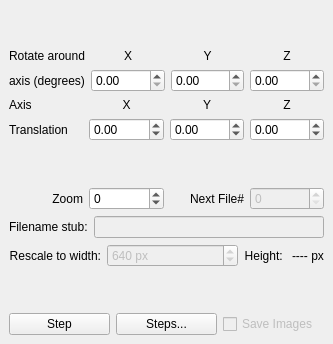
  <widget class="QDockWidget" name="AnimDock">
   <property name="sizePolicy">
    <sizepolicy hsizetype="Preferred" vsizetype="Minimum">
     <horstretch>0</horstretch>
     <verstretch>0</verstretch>
    </sizepolicy>
   </property>
   <property name="minimumSize">
    <size>
     <width>333</width>
     <height>267</height>
    </size>
   </property>
   <property name="features">
    <set>QDockWidget::DockWidgetFloatable|QDockWidget::DockWidgetMovable</set>
   </property>
   <property name="windowTitle">
    <string>Animation (F7)</string>
   </property>
   <attribute name="dockWidgetArea">
    <number>1</number>
   </attribute>
   <widget class="QWidget" name="dockWidgetContents_6">
    <layout class="QVBoxLayout" name="verticalLayout_11">
     <item>
      <spacer name="verticalSpacer">
       <property name="orientation">
        <enum>Qt::Vertical</enum>
       </property>
       <property name="sizeHint" stdset="0">
        <size>
         <width>20</width>
         <height>40</height>
        </size>
       </property>
      </spacer>
     </item>
     <item>
      <layout class="QGridLayout" name="gridLayout">
       <item row="0" column="0">
        <widget class="QLabel" name="label_9">
         <property name="text">
          <string>Rotate around</string>
         </property>
        </widget>
       </item>
       <item row="0" column="1">
        <widget class="QLabel" name="label_3">
         <property name="text">
          <string>X</string>
         </property>
         <property name="alignment">
          <set>Qt::AlignCenter</set>
         </property>
        </widget>
       </item>
       <item row="0" column="2">
        <widget class="QLabel" name="label_6">
         <property name="text">
          <string>Y</string>
         </property>
         <property name="alignment">
          <set>Qt::AlignCenter</set>
         </property>
        </widget>
       </item>
       <item row="0" column="3">
        <widget class="QLabel" name="label_5">
         <property name="text">
          <string>Z</string>
         </property>
         <property name="alignment">
          <set>Qt::AlignCenter</set>
         </property>
        </widget>
       </item>
       <item row="1" column="0">
        <widget class="QLabel" name="label_10">
         <property name="text">
          <string>axis (degrees)</string>
         </property>
        </widget>
       </item>
       <item row="1" column="1">
        <widget class="QDoubleSpinBox" name="SpinXInc"/>
       </item>
       <item row="1" column="2">
        <widget class="QDoubleSpinBox" name="SpinYInc"/>
       </item>
       <item row="1" column="3">
        <widget class="QDoubleSpinBox" name="SpinZInc"/>
       </item>
      </layout>
     </item>
     <item>
      <layout class="QGridLayout" name="gridLayout_3">
       <item row="0" column="0">
        <widget class="QLabel" name="label_19">
         <property name="text">
          <string>Axis</string>
         </property>
        </widget>
       </item>
       <item row="0" column="1">
        <widget class="QLabel" name="label_20">
         <property name="text">
          <string>X</string>
         </property>
         <property name="alignment">
          <set>Qt::AlignCenter</set>
         </property>
        </widget>
       </item>
       <item row="0" column="2">
        <widget class="QLabel" name="label_21">
         <property name="text">
          <string>Y</string>
         </property>
         <property name="alignment">
          <set>Qt::AlignCenter</set>
         </property>
        </widget>
       </item>
       <item row="0" column="3">
        <widget class="QLabel" name="label_22">
         <property name="text">
          <string>Z</string>
         </property>
         <property name="alignment">
          <set>Qt::AlignCenter</set>
         </property>
        </widget>
       </item>
       <item row="1" column="0">
        <widget class="QLabel" name="label_23">
         <property name="text">
          <string>Translation</string>
         </property>
        </widget>
       </item>
       <item row="1" column="1">
        <widget class="QDoubleSpinBox" name="XTrans">
         <property name="minimum">
          <double>-99.989999999999995</double>
         </property>
        </widget>
       </item>
       <item row="1" column="2">
        <widget class="QDoubleSpinBox" name="YTrans">
         <property name="minimum">
          <double>-99.989999999999995</double>
         </property>
        </widget>
       </item>
       <item row="1" column="3">
        <widget class="QDoubleSpinBox" name="ZTrans">
         <property name="minimum">
          <double>-99.989999999999995</double>
         </property>
        </widget>
       </item>
      </layout>
     </item>
     <item>
      <spacer name="verticalSpacer_2">
       <property name="orientation">
        <enum>Qt::Vertical</enum>
       </property>
       <property name="sizeHint" stdset="0">
        <size>
         <width>20</width>
         <height>40</height>
        </size>
       </property>
      </spacer>
     </item>
     <item>
      <layout class="QHBoxLayout" name="horizontalLayout_2">
       <item>
        <widget class="QLabel" name="label_11">
         <property name="text">
          <string>Zoom</string>
         </property>
         <property name="alignment">
          <set>Qt::AlignRight|Qt::AlignTrailing|Qt::AlignVCenter</set>
         </property>
        </widget>
       </item>
       <item>
        <widget class="QSpinBox" name="AnimSpinZoom">
         <property name="minimum">
          <number>-100</number>
         </property>
         <property name="maximum">
          <number>100</number>
         </property>
         <property name="value">
          <number>0</number>
         </property>
        </widget>
       </item>
       <item>
        <widget class="QLabel" name="label">
         <property name="text">
          <string>Next File#</string>
         </property>
         <property name="alignment">
          <set>Qt::AlignRight|Qt::AlignTrailing|Qt::AlignVCenter</set>
         </property>
        </widget>
       </item>
       <item>
        <widget class="QSpinBox" name="AnimSpinFileNum">
         <property name="enabled">
          <bool>false</bool>
         </property>
         <property name="maximum">
          <number>99999</number>
         </property>
        </widget>
       </item>
      </layout>
     </item>
     <item>
      <layout class="QHBoxLayout" name="horizontalLayout_8">
       <item>
        <widget class="QLabel" name="label_8">
         <property name="sizePolicy">
          <sizepolicy hsizetype="Fixed" vsizetype="Preferred">
           <horstretch>0</horstretch>
           <verstretch>0</verstretch>
          </sizepolicy>
         </property>
         <property name="text">
          <string>Filename stub:</string>
         </property>
        </widget>
       </item>
       <item>
        <widget class="QLineEdit" name="AnimFilenameStub">
         <property name="enabled">
          <bool>false</bool>
         </property>
        </widget>
       </item>
      </layout>
     </item>
     <item>
      <layout class="QHBoxLayout" name="horizontalLayout_9">
       <item>
        <widget class="QLabel" name="label_12">
         <property name="sizePolicy">
          <sizepolicy hsizetype="Fixed" vsizetype="Preferred">
           <horstretch>0</horstretch>
           <verstretch>0</verstretch>
          </sizepolicy>
         </property>
         <property name="text">
          <string>Rescale to width:</string>
         </property>
         <property name="alignment">
          <set>Qt::AlignRight|Qt::AlignTrailing|Qt::AlignVCenter</set>
         </property>
        </widget>
       </item>
       <item>
        <widget class="QSpinBox" name="AnimRescaleX">
         <property name="enabled">
          <bool>false</bool>
         </property>
         <property name="suffix">
          <string> px</string>
         </property>
         <property name="minimum">
          <number>1</number>
         </property>
         <property name="maximum">
          <number>2048</number>
         </property>
         <property name="value">
          <number>640</number>
         </property>
        </widget>
       </item>
       <item>
        <widget class="QLabel" name="label_13">
         <property name="sizePolicy">
          <sizepolicy hsizetype="Fixed" vsizetype="Preferred">
           <horstretch>0</horstretch>
           <verstretch>0</verstretch>
          </sizepolicy>
         </property>
         <property name="text">
          <string>Height: </string>
         </property>
         <property name="alignment">
          <set>Qt::AlignRight|Qt::AlignTrailing|Qt::AlignVCenter</set>
         </property>
        </widget>
       </item>
       <item>
        <widget class="QLabel" name="LabelAnimHeight">
         <property name="sizePolicy">
          <sizepolicy hsizetype="Fixed" vsizetype="Preferred">
           <horstretch>0</horstretch>
           <verstretch>0</verstretch>
          </sizepolicy>
         </property>
         <property name="text">
          <string>---- px</string>
         </property>
        </widget>
       </item>
      </layout>
     </item>
     <item>
      <spacer name="verticalSpacer_3">
       <property name="orientation">
        <enum>Qt::Vertical</enum>
       </property>
       <property name="sizeHint" stdset="0">
        <size>
         <width>20</width>
         <height>40</height>
        </size>
       </property>
      </spacer>
     </item>
     <item>
      <layout class="QHBoxLayout" name="horizontalLayout_10">
       <item>
        <widget class="QPushButton" name="SingleStepButton">
         <property name="text">
          <string>Step</string>
         </property>
        </widget>
       </item>
       <item>
        <widget class="QPushButton" name="MultipleStepButton">
         <property name="text">
          <string>Steps...</string>
         </property>
        </widget>
       </item>
       <item>
        <widget class="QCheckBox" name="CheckSave">
         <property name="enabled">
          <bool>false</bool>
         </property>
         <property name="text">
          <string>Save Images</string>
         </property>
        </widget>
       </item>
      </layout>
     </item>
    </layout>
   </widget>
  </widget>
